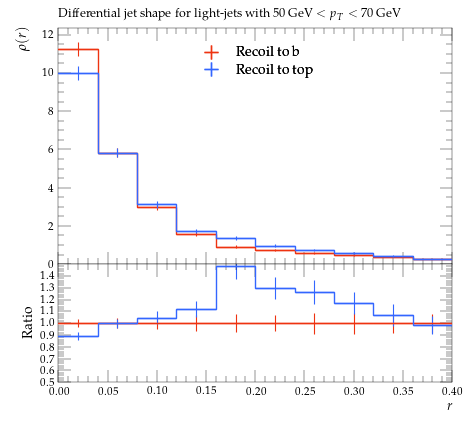

Source code (Python):
#! /usr/bin/env python

# This Python script was auto-generated using YODA v2.0.2.
# Analysis object: /ATLAS_2013_I1243871/d03-x02-y01
# Timestamp: 03-08-2026 (15:47:40)

import matplotlib as mpl
import matplotlib.pyplot as plt
mpl.use('Agg') # comment out for interactive use
import os
import numpy as np

plotDir = os.path.split(os.path.realpath(__file__))[0]
if 'YODA_USER_PLOT_PATH' in globals():
    plot_outdir = globals()['YODA_USER_PLOT_PATH']
else:
    plot_outdir = plotDir

#plot style
plt.style.use(os.path.join(plotDir, '../default.mplstyle'))
# plot metadata
figW, figH = plt.rcParams['figure.figsize']
ax_xLabel = r'$r$'
ax_yLabel = r'$\rho(r)$'
ax_title  = r'Differential jet shape for light-jets with $50\,\mathrm{GeV} < p_T < 70\,\mathrm{GeV}$'
ax_xScale = 'linear'
ax_yScale = 'linear'
xLims = (0.0, 0.4)
yLims = (0.0, 12.364671000000001)

# TeX-friendly labels for the legend
labels = {
    'legend' : ([ r"Recoil to b", r"Recoil to top" ], r""),
}

# Adjust canvas width and height
canvasW = 10.0
canvasH = 9.0
figW *= canvasW/10.
figH *= canvasH/9.

# Create figure and axis objects
fig, (ax, ratio0_ax) = plt.subplots(2, 1, sharex=True,
                  figsize=(figW,figH), gridspec_kw={'height_ratios': (6.0, 3.0)})

# Set figure margins
plt.subplots_adjust(
    left   = 1.0 * plt.rcParams['figure.subplot.left'],
    right  = 1.0 * plt.rcParams['figure.subplot.right'],
    top    = 1.0 * plt.rcParams['figure.subplot.top'],
    bottom = 1.0 * plt.rcParams['figure.subplot.bottom'])

ratio0_ax.yaxis.set_major_locator(mpl.ticker.MultipleLocator(0.1))
ratio0_ax.set_ylim(0.5, 1.4999)
ratio0_ax.set_ylabel('Ratio')

# the numerical data is stored in a separate file
dataf = dict()
prefix = os.path.split(__file__)[0]
if prefix:    prefix = prefix + '/'
exec(open(prefix+'d03-x02-y01__data.py').read(), dataf)


legend_handles = dict() # keep track of handles for the legend

# style options for curves
# starts at zorder>=5 to draw curve on top of legend
styles = {
  'recoil_b': {
    'color' : '#EE3311',
    'linestyle' : '-',
    'linewidth' : 1,
    'marker' : 'none',
    'markersize' : 2,
    'capsize' : 0.0,
    'zorder' : 5,
    'histstyle' : 1,
    'drawstyle' : 'steps-pre',
    'xerrorbars' : 1,
    'yerrorbars' : 1,
    'fillcolor' : None,
    'fillopacity' : 1.0,
    'ratio0_linestyle' : '-',
    'ratio0_linewidth' : 1,
    'ratio0_marker' : 'none',
    'ratio0_markersize' : 2,
    'ratio0_capsize' : 0.0,
    'ratio0_zorder' : 5,
    'ratio0_histstyle' : 1,
    'ratio0_drawstyle' : 'steps-pre',
    'ratio0_xerrorbars' : 1,
    'ratio0_yerrorbars' : 1,
  },
  'recoil_t': {
    'color' : '#3366FF',
    'linestyle' : '-',
    'linewidth' : 1,
    'marker' : 'none',
    'markersize' : 2,
    'capsize' : 0.0,
    'zorder' : 6,
    'histstyle' : 1,
    'drawstyle' : 'steps-pre',
    'xerrorbars' : 1,
    'yerrorbars' : 1,
    'fillcolor' : None,
    'fillopacity' : 1.0,
    'ratio0_linestyle' : '-',
    'ratio0_linewidth' : 1,
    'ratio0_marker' : 'none',
    'ratio0_markersize' : 2,
    'ratio0_capsize' : 0.0,
    'ratio0_zorder' : 6,
    'ratio0_histstyle' : 1,
    'ratio0_drawstyle' : 'steps-pre',
    'ratio0_xerrorbars' : 1,
    'ratio0_yerrorbars' : 1,
  },
}

# curve from input yoda files in main panel
for label, yvals in dataf['yvals'].items():
    if all(np.isnan(v) for v in dataf['yvals'][label]):
        continue
    tmp = None
    if styles[label]['histstyle']: # draw as histogram
        xpos = dataf['xedges'][label] if styles[label]['drawstyle'] else dataf['xpoints'][label]
        ypos = np.insert(yvals, 0, yvals[0]) if styles[label]['drawstyle'] else yvals
        if styles[label]['fillcolor']: # fill area below curve
            ax.fill_between(xpos, ypos, step='pre',
                            color=styles[label]['fillcolor'],
                            alpha=styles[label]['fillopacity'])
        tmp, = ax.plot(xpos, ypos,
                       color=styles[label]['color'],
                       linestyle=styles[label]['linestyle'],
                       linewidth=styles[label]['linewidth'],
                       drawstyle=styles[label]['drawstyle'], solid_joinstyle='miter',
                       zorder=styles[label]['zorder'], label=label)
    tmp = ax.errorbar(dataf['xpoints'][label], yvals,
                      xerr=np.array(dataf['xerrs'][label])*styles[label]['xerrorbars'],
                      yerr=np.array(dataf['yerrs'][label])*styles[label]['yerrorbars'],
                      fmt=styles[label]['marker'], capsize=styles[label]['capsize'],
                      markersize=styles[label]['markersize'],
                      ecolor=styles[label]['color'],
                      color=styles[label]['color'], zorder=styles[label]['zorder'])
    tmp[-1][0].set_linestyle(styles[label]['linestyle'])
    tmp[-1][0].set_linewidth(styles[label]['linewidth'])
    if label in dataf['add_legend_handle']:  legend_handles[label] = tmp
    for varLabel in dataf['variation_yvals'].keys():
        if varLabel.startswith(label):
            tmp, = ax.plot(dataf['xedges'][label], dataf['variation_yvals'][varLabel],
                           color=styles[label]['color'],
                           linestyle=styles[label]['linestyle'],
                           linewidth=styles[label]['linewidth'],
                           drawstyle='steps-pre', solid_joinstyle='miter',
                           zorder=styles[label]['zorder'], alpha=0.5)


# plots on ratio panel
# curve from input yoda files in ratio panel
for label, yvals in dataf['ratio0_yvals'].items():
    if all(np.isnan(v) for v in yvals):
        continue
    if styles[label]['ratio0_histstyle']: # plot as histogram
        xpos = dataf['xedges']['recoil_b'] if styles[label]['ratio0_drawstyle'] else dataf['xpoints']['recoil_b']
        ypos = np.insert(yvals, 0, yvals[0]) if styles[label]['ratio0_drawstyle'] else yvals
        ratio0_ax.plot(xpos, ypos,
                       color=styles[label]['color'],
                       linewidth=styles[label]['linewidth'],
                       linestyle=styles[label]['ratio0_linestyle'],
                       drawstyle=styles[label]['ratio0_drawstyle'], zorder=styles[label]['zorder'],
                       solid_joinstyle='miter')
    tmp = ratio0_ax.errorbar(dataf['xpoints']['recoil_b'], yvals,
                             xerr=np.array(dataf['ref_xerrs'])*styles[label]['ratio0_xerrorbars'],
                             yerr=np.array(dataf['ratio0_yerrs'][label])*styles[label]['ratio0_yerrorbars'],
                             fmt=styles[label]['ratio0_marker'], capsize=styles[label]['ratio0_capsize'],
                             markersize=styles[label]['ratio0_markersize'],
                             ecolor=styles[label]['color'],
                             color=styles[label]['color'])
    tmp[-1][0].set_linestyle(styles[label]['ratio0_linestyle'])
    tmp[-1][0].set_linewidth(styles[label]['ratio0_linewidth'])

    for varlabel in dataf['ratio0_variation_vals'].keys():
        if varlabel.startswith(label):
            ratio0_ax.plot(dataf['xedges']['recoil_b'],
                            dataf['ratio0_variation_vals'][varlabel],
                            color=styles[label]['color'],
                            linestyle=styles[label]['linestyle'],
                            linewidth=styles[label]['linewidth'],
                            drawstyle='steps-pre', solid_joinstyle='miter',
                            zorder=1, alpha=0.5)

legend_items = list(legend_handles.values())
ax.add_artist(ax.legend(legend_items,
                        labels['legend'][0],
                        title=labels['legend'][1],
                        alignment='left',
                        loc='upper center',
                        bbox_to_anchor=(0.5, 0.97)))

# set plot metadata as defined above
ratio0_ax.set_xlabel(ax_xLabel)
ratio0_ax.xaxis.set_label_coords(1., -0.15)
ax.set_ylabel(ax_yLabel, ha='right', va='top')
ax.yaxis.set_label_coords(-0.11, 1.0)
ax.set_title(ax_title, loc='left')
ax.set_xscale(ax_xScale)
ax.set_yscale(ax_yScale)
ax.set_xlim(xLims)
ax.set_ylim(yLims)

# tick formatting
plt.rcParams['xtick.top'] = True
plt.rcParams['ytick.right'] = True
fig.align_ylabels((ax, ratio0_ax))
plt.savefig(os.path.join(plot_outdir, 'd03-x02-y01.pdf'), format='PDF')
plt.savefig(os.path.join(plot_outdir, 'd03-x02-y01.png'), format='PNG')

plt.close(fig)
